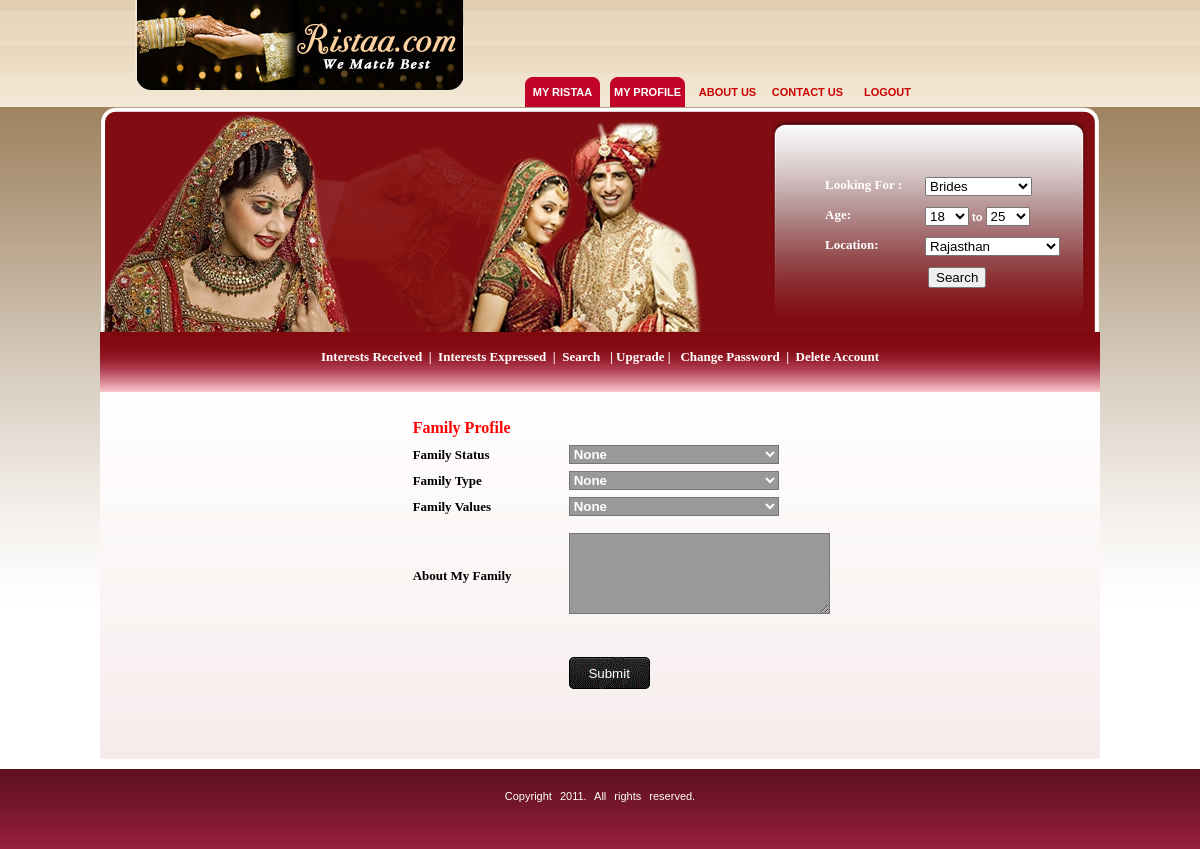
Screenshot of /web/user_login/edit_family_profile.php (signed in) with the database file from the repository.
### tables this page shows
CREATE TABLE IF NOT EXISTS `user_info` (
  `registeration_no` int(15) NOT NULL auto_increment,
  `username` varchar(50) NOT NULL,
  `password` varchar(50) NOT NULL,
  `name` varchar(50) NOT NULL,
  `email` varchar(50) NOT NULL,
  `gender` varchar(7) NOT NULL,
  `date_birth` int(3) NOT NULL,
  `month_birth` int(3) NOT NULL,
  `year_birth` int(5) NOT NULL,
  `hour_birth` int(3) NOT NULL,
  `minutes_birth` int(3) NOT NULL,
  `am_birth` varchar(3) NOT NULL,
  `cast` varchar(50) NOT NULL,
  `mobile_no` varchar(15) NOT NULL,
  `marital_status` varchar(22) NOT NULL,
  `country` varchar(35) NOT NULL,
  `state` varchar(50) NOT NULL,
  `city` varchar(50) NOT NULL,
  `religion` varchar(7) NOT NULL,
  `image_url` varchar(100) NOT NULL,
  `height` varchar(20) NOT NULL,
  `body_type` varchar(20) NOT NULL,
  `complexion` varchar(20) NOT NULL,
  `physical_status` varchar(30) NOT NULL,
  `education` varchar(25) NOT NULL,
  `occupation` varchar(70) NOT NULL,
  `annual_income` varchar(20) NOT NULL,
  `food` varchar(20) NOT NULL,
  `smoking` varchar(20) NOT NULL,
  `drinking` varchar(20) NOT NULL,
  `manglik` varchar(20) NOT NULL,
  `rashi` varchar(30) NOT NULL,
  `family_status` varchar(22) NOT NULL,
  `family_type` varchar(20) NOT NULL,
  `family_values` varchar(20) NOT NULL,
  `last_login` varchar(40) NOT NULL,
  `birth_date` varchar(50) NOT NULL,
  `age` int(2) NOT NULL,
  `child` varchar(40) NOT NULL,
  `sent_code` int(10) NOT NULL,
  `received_code` int(10) NOT NULL,
  `status` char(2) NOT NULL default 'VN',
  `upgrade_status` varchar(10) NOT NULL,
  `deposit_type` varchar(100) NOT NULL,
  `pickup_address` text NOT NULL,
  `pickup_mob` varchar(20) NOT NULL,
  `dd_no` varchar(50) NOT NULL,
  `bank_name` varchar(255) NOT NULL,
  `dd_date` varchar(100) NOT NULL,
  `upgrade_date` int(20) NOT NULL,
  `upgrade_month` int(20) NOT NULL,
  `upgrade_year` int(20) NOT NULL,
  `upgrade_type` varchar(20) NOT NULL,
  `count_mob_no` int(20) NOT NULL,
  `count_messages` int(255) NOT NULL,
  `expression_mess` int(255) NOT NULL,
  `about_me` text NOT NULL,
  `about_family` text NOT NULL,
  `birth_place` varchar(100) NOT NULL,
  PRIMARY KEY  (`registeration_no`)
);

### web/script/mysql.php (called while the page is built, shortened)
<?php
	function queryselect($attributelist,$tablelist,$condition,$link)
	{
		$query = "SELECT $attributelist FROM $tablelist";
		if($condition!="")
			$query = $query." WHERE $condition";
		if(!($res=mysql_query($query,$link)))
		{
			echo("Error in executing \"$query\" query<br />Error:".mysql_error());
			exit();
		}
		return $res;
	}
?>

### web/user_login/edit_family_profile.php (the view, shortened to what this page needs)
<?php
	require("../script/mysql.php");
	$link = connect($hname,$uname,$passwd);
$username=$_SESSION['username'];
$result = queryselect("*","user_info","username = '".$username."'",$link);
if(mysql_num_rows($result)!=0)
{
 $row = mysql_fetch_row($result);
?>
<!DOCTYPE html PUBLIC "-//W3C//DTD XHTML 1.0 Strict//EN" "http://www.w3.org/TR/xhtml1/DTD/xhtml1-strict.dtd">
<html xmlns="http://www.w3.org/1999/xhtml">
<head>
<link href="../css/style-tango.css" rel="stylesheet" type="text/css" />
</head>
<body>
<div class="topbg-logo2">
  <div class="topbg-logo">
    <div class="logo-holder"></div>
    <div class="link-holder">
      <div class="link-holder3"><a href="index.php">My Ristaa</a></div>
      <div class="link-holder3"><a href="my_profile.php">My Profile</a></div>
      <div class="link-holder2"><a href="about_us.php">About us </a></div>
      <div class="link-holder2"><a href="contact.php">contact us</a></div>
      <div class="link-holder2"><a href="logout.php">Logout</a></div>
   </div>
  </div>
</div>
<div class="header-bg">
<form name="search" method="post" action="result.php" enctype="multipart/form-data">
  <div class="search-holder">
    <div class="searchers">
      <div class="font3"><font size="2" face="Verdana">Looking For :</font></div>
      <span style="PADDING-TOP: 6px">
      <select
                              class="contentyellow" style="WIDTH: 107px"
                              name="select">
        <option value="1"
                                selected="selected">Brides</option>
      </select>
    </span></div>
    <div class="searchers">
      <div class="font3"><font size="2" face="Verdana">Age:</font></div>
      							<select name="agefrom" style="width: 44px;"><option selected>
								18</option><option>19</option><option>20</option>
								</select><span style="PADDING-TOP: 6px">
      <span
                              class="searcFields">to </span>
      </span> <select name="ageto" style="width: 44px;"><option>18</option><option>24</option><option selected>25</option><option>26</option>
		<option>60</option></select></div>
    <div class="searchers">
      <div class="font3"><font face="Verdana" size="2"><span
                              onmouseover="style.cursor='pointer'; mmtooltip('Location where you are based');"
                              onmouseout="exit();">Location</span>:</font></div>
      <span style="PADDING-TOP: 6px">
     <select
                              class="contentyellow" style="WIDTH: 135px; height:21"
                              name="state1">
                  <option selected value="Rajasthan">Rajasthan</option>
                  <option value="Other">Other</option>      </select>
      </span>
      </div>
    <div class="searchers">
      <div class="font3">&nbsp;</div>
      <span style="PADDING-TOP: 6px">
      &nbsp;</span><label><input type="submit" name="Submit" value="Search" /></label></div>
  </div>
  </form>
</div>
<div class="login-bg" style="width: 1000px; height: 60px">
<center>
    <div class="login-holder" style="width: 879px; height: 47px"> <font face="Verdana" size="2"  color="white"><b><a style="text-decoration: none" href="interests_received.php"> <font  color="white">Interests Received</font></a>&nbsp; |&nbsp; <a style="text-decoration: none" href="interests_expressed.php"> <font  color="white">Interests Expressed</font></a>&nbsp; |&nbsp; <a href="#" name="link1" id="link1" style="text-decoration: none" onmouseover="MM_showMenu(window.mm_menu_0521105438_0,-4,20,null,'link1')" onmouseout="MM_startTimeout();"><font color="white">Search</font></a> &nbsp; | <a href="#" name="link2" id="link2" style="text-decoration: none" onmouseover="MM_showMenu(window.mm_menu_0521105438_1,-4,20,null,'link2')" onmouseout="MM_startTimeout();"><font color="white">Upgrade</font></a> | &nbsp;<a style="text-decoration: none" href="change_password.php"> <font  color="white">Change Password</font></a>&nbsp; |&nbsp; <a style="text-decoration: none" href="delete_account.php"> <font  color="white">Delete Account</font></a>
</b></font></div>
  </center>
  </div><div align="center">
<table width=1000 cellspacing="0" cellpadding="0" background="../images/main.jpg"><tr><td width="312"></td>
<td width="686">
<table height="275" border="0" cellpadding="0"   cellspacing="0">
					<tr>
						<td   height="26" colspan="3">
						<table height="236" border="0" cellPadding="0" cellSpacing="0" >
<form name="family_profile" id="family_profile" action="success_family_profile.php">
	<tr>
									<td height="23" width="156" align="left">&nbsp;</td>
									<td width="250" align="left" valign="middle">&nbsp;									</td>
				  </tr>
								<tr>
						<td height="26" align="left" colspan="2"><b>
						<font face="Verdana" color="#FF0000">Family Profile</font></b></td>
								</tr>
								<tr>
						<td width="156" height="26" align="left"><b>
						<font  face="Verdana" size="2">Family Status</font></b></td>
						<td width="250" height="26" align="left"><b>
						<font  face="Verdana" size="2">
		<select id="family_status" name="family_status" size="1" tabindex="1" style="font-weight: 700;color:#FFFFFF; background-color:#999999; width:210px;">
                   <?php
						if($row[32]!="")
						echo("<option selected value=$row[32]>$row[32]</option>");
						else
						echo("<option selected value=None>Select</option>");
						?>
                  </select></font></b></td>
					</tr>
	<tr>
						<td width="156" height="26" align="left"><b>
						<font  face="Verdana" size="2">Family Type</font></b></td>
						<td width="250" height="26" align="left"><b>
						<font  face="Verdana" size="2">
		<select id="family_type" name="family_type" size="1" tabindex="2" style="font-weight: 700;color:#FFFFFF; background-color:#999999; width:210px;">
                   <?php
						if($row[33]!="")
						echo("<option selected value=$row[33]>$row[33]</option>");
						else
						echo("<option selected value=None>Select</option>");
						?>
                  </select></font></b></td>
				  </tr>
	<tr>
						<td width="156" height="26" align="left"><b>
						<font  face="Verdana" size="2">Family Values</font></b></td>
						<td width="250" height="26" align="left"><b>
						<font  face="Verdana" size="2">
		<select id="family_values" name="family_values" size="1" tabindex="3" style="font-weight: 700;color:#FFFFFF; background-color:#999999; width:210px;">
                   <?php
						if($row[34]!="")
						echo("<option selected value=$row[34]>$row[34]</option>");
						else
						echo("<option selected value=None>Select</option>");
						?>
                  </select></font></b></td>
				  </tr><tr>
						<td height="112" align="left"><b><font  size="2" face="Verdana">About My Family </font></b></td>
					    <td  height="112" align="left"><textarea name="about_family" rows="5" cols="30" style="background-color:#999999; color:#FFFFFF;"><?php echo $row[57];?></textarea></td>
					</tr>
								<tr>
									<td height="26" width="156" align="left">&nbsp;</td>
									<td height="26" width="250" align="left">&nbsp;									</td>
								</tr>
								<tr>
									<td height="26" width="156" align="left">&nbsp;</td>
									<td height="26" width="250" align="left"><input name="submit" type="submit" style="background:url(../images/send.gif); width:81px; border:none; height:32px; color:#FFFFFF" tabindex="16" value="Submit" /></td>
								</tr>
						  </form>
						</table>
&nbsp;</td>
					</tr>
					<tr>
						<td width="980" height="26" colspan="3">&nbsp;</td>
						<td width="6" height="26">&nbsp;</td>
					</tr>
					<tr>
						<td width="980" height="26" colspan="3">&nbsp;</td>
						<td width="6" height="26">&nbsp;</td>
					</tr>
<?php
}
?>
		</table>
</td></tr></table>
</div>
<div class="footer">
  <div id="footer-bound">
	<p align="center">Copyright 2011. All rights reserved.</div>
</div>
</body>
</html>

### web/css/style-tango.css (style rules this page uses)
body { background-color: #FFFFFF; background-image:url(../images/big-b.jpg); background-repeat:repeat-x; margin: 0; font-family:Arial, Helvetica, sans-serif; }
.topbg-logo2 { width:100%; height:107px; background-color:#EBDBC2; background-image: url(../images/top-bg.jpg); background-repeat:repeat-x; margin:auto; }
.topbg-logo { width:1000px; height:107px; margin:auto; }
.logo-holder { width:329px; height:90px; background-image:url(../images/logo.png); float:left; margin-left:35px; }
.link-holder { width:550px; height:60px; float: right; margin-right:35px; margin-top:47px; }
.header-bg { width:1000px; height:225px; background-image: url(../images/header.png); background-repeat:repeat-x; margin:auto; }
.search-holder { width:270px; height:130px; float:right; margin-top:70px; margin-right:5px; }
.searchers { width:350px; height:20px; margin:auto; font:Arial, Helvetica, sans-serif; font-size:11px; color:#FFFFFF; font-weight:bold; margin-bottom:10px; }
.login-bg { width:1000px; height:60px; background-color: #FF99FF; background-image: url(../images/login-bg.jpg); background-repeat:repeat-x; margin:auto; }
.login-holder { width:750px; height:30px; margin:auto; margin-top:0px; padding-top:15px; }
.font3 { font-family:Arial, Helvetica, sans-serif; font-size:11px; font-weight:bold; color: #FFFFFF; width:100px; height:20px; float:left; }
.link-holder2 { FLOAT: left; height:21px; width:75px; margin-left:5px; text-transform: uppercase; font-family:Arial, Helvetica, sans-serif; font-size:11px; font-weight:bold; text-align:center; padding-top:10px; margin-top:29px; }
.link-holder2 A:link { COLOR: #CC0000 ;TEXT-DECORATION: none }
.link-holder3 { FLOAT: left; background-image: url(../images/link-b.jpg); height:21px; width:75px; margin-left:10px; text-transform: uppercase; font-family:Arial, Helvetica, sans-serif; font-size:11px; font-weight:bold; text-align:center; padding-top:10px; margin-top:29px; }
.link-holder3 A:link { COLOR: #FFFFFF; TEXT-DECORATION: none }
.footer { width:100%; height:80px; background-color: #990000; margin-top:0px; border-top-width: 0px; border-top-style: solid; border-top-color: #FFFFFF; margin-right: auto; margin-bottom: auto; margin-left: auto; background-image: url(../images/footer-bg.jpg); background-repeat: repeat-x; }
#footer-bound { width:900px; position:relative; padding:10px; height:40px; margin:0 auto; padding:10px; margin-top:10px; color:#FFFFFF; word-spacing:5px; border: 0px dashed #CCCCCC; font-size:11px; font-family: Arial, Helvetica, sans-serif; font-variant: normal; font-weight: normal; }

### rows the page displays
user_info: family_status "None", family_type "None", family_values "None"
